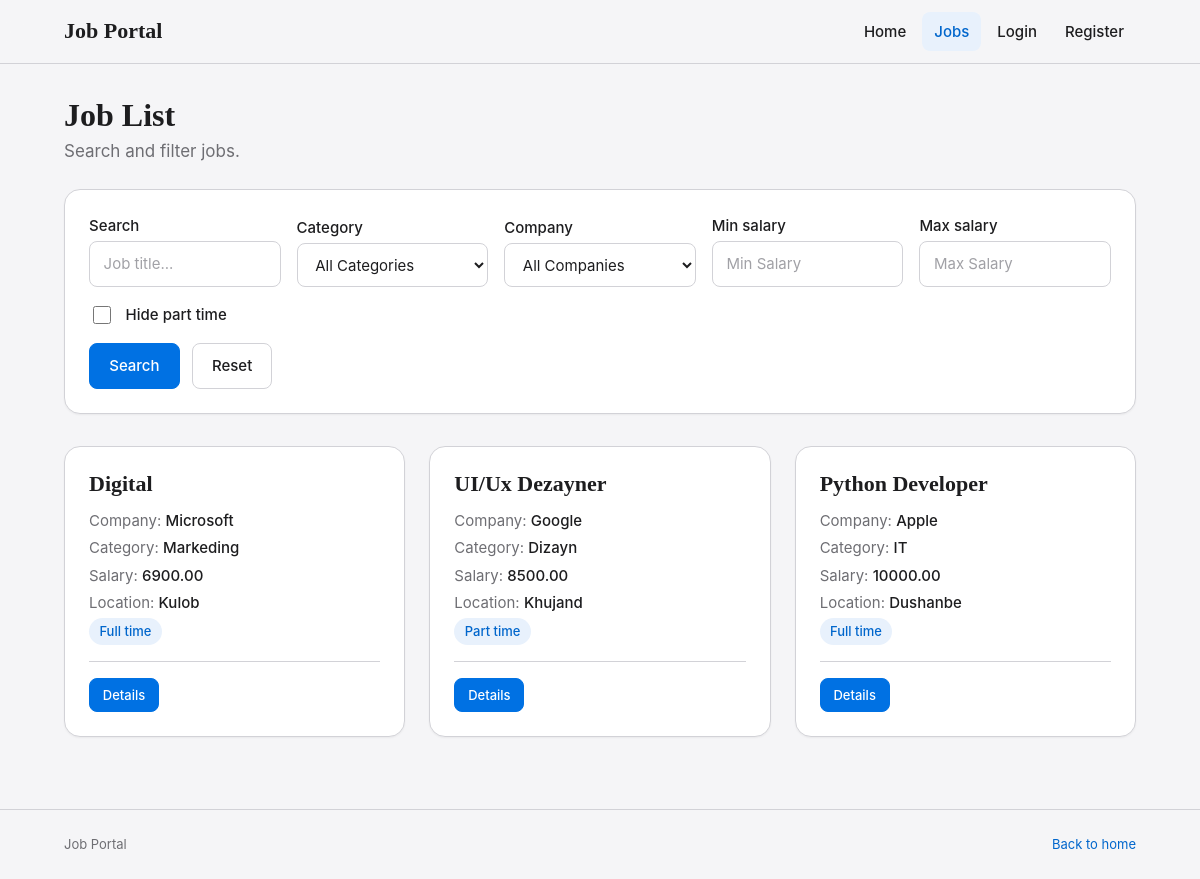
Screenshot of /jobs/ with the database file from the repository.
### myapp/models.py (models this page shows, shortened)
class Job(models.Model):
    EMPLOYMENT_TYPES = [('full_time', 'Full time'), ('part_time', 'Part time')]
    title = models.CharField(max_length=200)
    description = models.TextField()
    salary = models.DecimalField(max_digits=10, decimal_places=2)
    location = models.CharField(max_length=100)
    employment_type = models.CharField(max_length=20, choices=EMPLOYMENT_TYPES)
    created_at = models.DateTimeField(auto_now_add=True)
    company = models.ForeignKey(Company, on_delete=models.CASCADE, related_name='jobs')
    category = models.ForeignKey(Category, on_delete=models.CASCADE, related_name='jobs')
    created_by = models.ForeignKey(User, on_delete=models.CASCADE, related_name='jobs')

class Company(models.Model):
    name = models.CharField(max_length=100)
    description = models.TextField()
    website = models.URLField()

class Category(models.Model):
    name = models.CharField(max_length=100)

### myapp/views.py (the view)
# urls.py: path('jobs/', job_list, name='job_list'),
def job_list(request):
    jobs = Job.objects.all().select_related('company', 'category')
    q = request.GET.get('q', '')
    category = request.GET.get('category', '')
    company = request.GET.get('company', '')
    salary_min = request.GET.get('salary_min', '')
    salary_max = request.GET.get('salary_max', '')
    no_part_time = request.GET.get('no_part_time', '')
    if q:
        jobs = jobs.filter(title__icontains=q)
    if category:
        jobs = jobs.filter(category__id=category)
    if company:
        jobs = jobs.filter(company__id=company)
    if salary_min:
        jobs = jobs.filter(salary__gte=salary_min)
    if salary_max:
        jobs = jobs.filter(salary__lte=salary_max)
    if no_part_time:
        jobs = jobs.exclude(employment_type='part_time')
    jobs = jobs.order_by('-created_at')
    categories = Category.objects.all()
    companies = Company.objects.all()
    return render(request, 'job_list.html', {'jobs': jobs, 'categories': categories, 'companies': companies, 'q': q, 'category': category, 'company': company, 'salary_min': salary_min, 'salary_max': salary_max, 'no_part_time': no_part_time})

### templates/job_list.html (shortened to what this page needs)
{% extends "base.html" %}
{% block content %}
<div class="page-header">
    <div>
        <h1>Job List</h1>
        <p>Search and filter jobs.</p>
    </div>
</div>
<form method="GET" class="card filters">
    <div class="filters-grid">
        <div class="field">
            <label for="q">Search</label>
            <input type="text" id="q" name="q" placeholder="Job title..." value="{{ q }}">
        </div>
        <div class="field">
            <label for="category">Category</label>
            <select id="category" name="category">
                <option value="">All Categories</option>
            </select>
        </div>
        <div class="field">
            <label for="company">Company</label>
            <select id="company" name="company">
                <option value="">All Companies</option>
            </select>
        </div>
        <div class="field">
            <label for="salary_min">Min salary</label>
            <input type="number" id="salary_min" name="salary_min" placeholder="Min Salary" value="{{ salary_min }}">
        </div>
        <div class="field">
            <label for="salary_max">Max salary</label>
            <input type="number" id="salary_max" name="salary_max" placeholder="Max Salary" value="{{ salary_max }}">
        </div>
        <div class="field field-check">
            <input type="checkbox" id="no_part_time" name="no_part_time" value="1" {% if no_part_time %}checked{% endif %}>
            <label for="no_part_time">Hide part time</label>
        </div>
    </div>
    <div class="filters-actions">
        <button type="submit" class="btn btn-primary">Search</button>
        <a class="btn" href="{% url 'job_list' %}">Reset</a>
    </div>
</form>
<div class="grid">
    {% for i in jobs %}
        <article class="card card-hover">
            <h3>{{ i.title }}</h3>
            <p class="meta">Company: <strong>{{ i.company.name }}</strong></p>
            <p class="meta">Category: <strong>{{ i.category.name }}</strong></p>
            <p class="meta">Salary: <strong>{{ i.salary }}</strong></p>
            <p class="meta">Location: <strong>{{ i.location }}</strong></p>
            <p class="meta"><span class="badge">{{ i.get_employment_type_display }}</span></p>
            <div class="card-actions">
                <a class="btn btn-sm btn-primary" href="{% url 'job_detail' i.id %}">Details</a>
            </div>
        </article>
    {% empty %}
        <div class="empty">No jobs found.</div>
    {% endfor %}
</div>
{% endblock %}

### rows the page displays
Job: title "Digital", company.name "Microsoft", category.name "Markeding", salary "6900.00", location "Kulob", employment_type "Full time"
Job: title "UI/Ux Dezayner", company.name "Google", category.name "Dizayn", salary "8500.00", location "Khujand", employment_type "Part time"
Job: title "Python Developer", company.name "Apple", category.name "IT", salary "10000.00", location "Dushanbe", employment_type "Full time"
